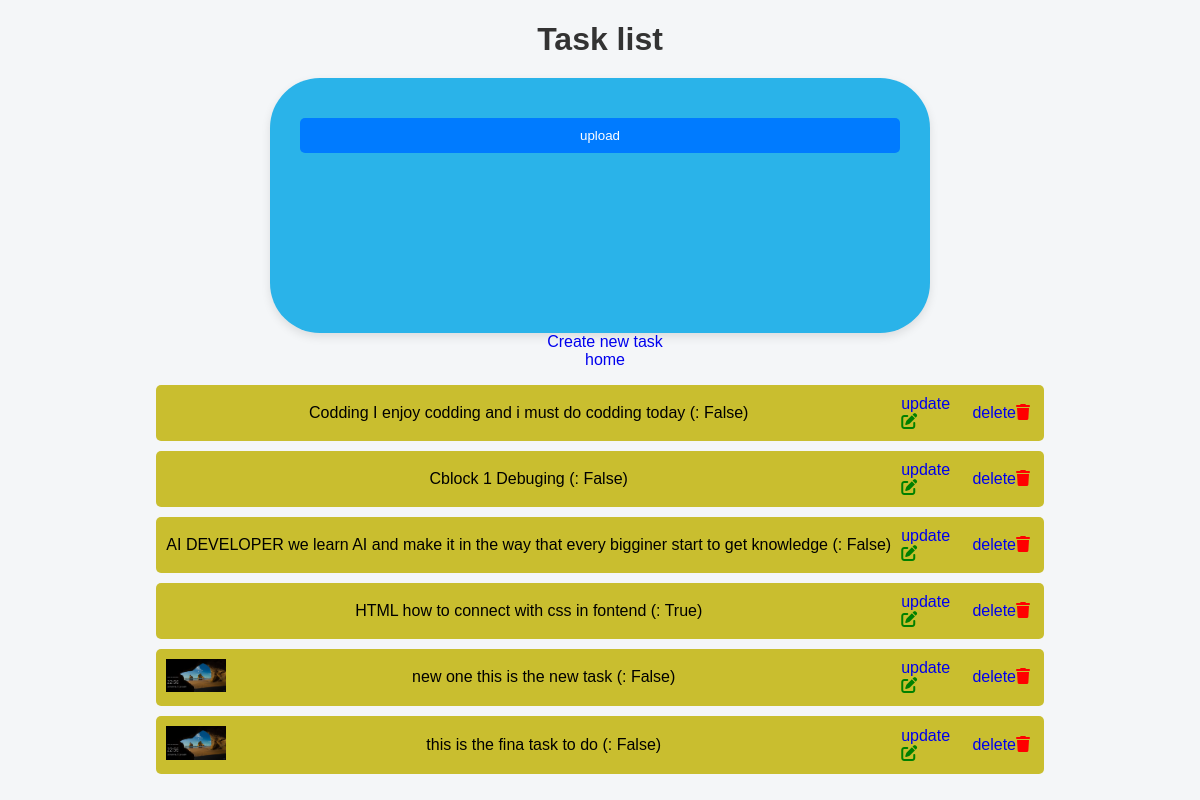
The page / on the database its author committed.
### mimi/models.py (models this page shows, shortened)
class Task(models.Model):
    title = models.CharField(max_length=200)
    description = models.TextField()
    completed = models.BooleanField(default=False)
    image = models.ImageField(upload_to='tasks/', null=True, blank=True)

### mimi/views.py (the view)
# urls.py: path("", task_list, name="task_list"),
def task_list(request):
    tasks = Task.objects.all()
    return render(request, "task_list.html", {"tasks": tasks})

### mimi/templates/task_list.html (shortened to what this page needs)
<!DOCTYPE html>
{% load static %}
<html lang="en">
<head>
    <link rel="stylesheet" href="{% static 'css/styles.css' %}">
    <link rel="stylesheet" href="https://cdnjs.cloudflare.com/ajax/libs/font-awesome/6.4.0/css/all.min.css" />
</head>
<body>
    <h1>Task list</h1>
    <form method="POST" action="{% url 'task_add' %}" encrypt="multipart/form-data">
        <button type="submit">upload</button>
    </form>
    <a href="{% url 'task_add' %}">Create new task</a>
    <a href="{% url 'home' %}">home</a>
    <ul>
        {% for task in tasks %}
            <li>
                <div style="max-width: 30px;">
                    {% if task.image %}
                    <img style="max-width: 60px;" src="{{task.image.url}}" alt="">
                    {% endif %}
                </div>
                <div>
                    {{ task.title }}  {{ task.description }} (: {{ task.completed }})
                </div>
                <div class="icons">
                    <a href="{% url 'task_update' task.id %}">update<i class="fa-solid fa-pen-to-square"></i></a>
                    <a href="{% url 'task_delete' task.id %}">delete<i class="fa-solid fa-trash"></i></a>
                </div>
            </li>
        {% endfor %}
</body>
</html>

### mimi/static/css/styles.css (style rules this page uses)
body { font-family: Arial, sans-serif; background-color: #1c72c9; display: flex; justify-content: center; align-items: center; height: 100vh; flex-direction: column; }
h1 { text-align: center; margin-bottom: 20px; color: #1b9fb1; }
form { background: #2ab3e9; padding: 25px 30px; width: 600px; height: 500px; border-radius: 50px; box-shadow: 0 4px 10px rgba(0,0,0,0.1); }
body { font-family: Arial, sans-serif; background: #f4f6f8; margin: 0; padding: 0; }
h1 { text-align: center; margin-bottom: 20px; color: #333; }
button, input[type="submit"] { margin-top: 15px; padding: 10px; width: 100%; border: none; background: #007bff; color: white; border-radius: 5px; cursor: pointer; }
ul { list-style: none; padding: 0; }
li { background: #c9be2f; margin-bottom: 10px; padding: 10px; border-radius: 5px; display: flex; justify-content: space-between; align-items: center; }
.icons { display: flex; align-items: center; }
a { flex: 1; margin-left: 10px; text-decoration: none; }
.fa-pen-to-square { color: green; }
.fa-trash { color: red; }
i { cursor: pointer; flex-direction: 1; }

### rows shown on the page
Task: title "Codding", description "I enjoy codding and i must do codding today", completed "False"
Task: title "Cblock 1", description "Debuging", completed "False"
Task: title "AI DEVELOPER", description "we learn AI and make it in the way that every bigginer start to get knowledge", completed "False"
Task: title "HTML", description "how to connect with css in fontend", completed "True"
Task: image (picture), title "new one", description "this is the new task", completed "False"
Task: image (picture), title "this is the fina", description "task to do", completed "False"
